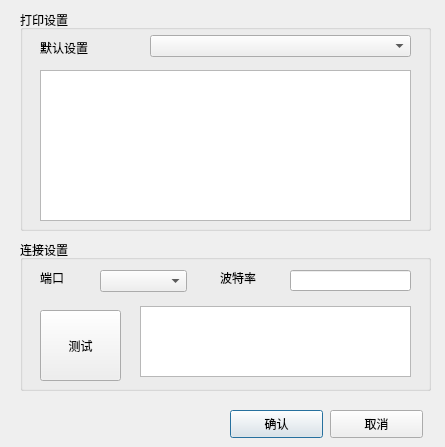
<?xml version="1.0" encoding="UTF-8"?>
<ui version="4.0">
 <class>PrinterSettingDialog</class>
 <widget class="QDialog" name="PrinterSettingDialog">
  <property name="geometry">
   <rect>
    <x>0</x>
    <y>0</y>
    <width>445</width>
    <height>447</height>
   </rect>
  </property>
  <property name="windowTitle">
   <string>da</string>
  </property>
  <widget class="QPushButton" name="pb_OK">
   <property name="geometry">
    <rect>
     <x>230</x>
     <y>410</y>
     <width>93</width>
     <height>28</height>
    </rect>
   </property>
   <property name="text">
    <string>确认</string>
   </property>
  </widget>
  <widget class="QPushButton" name="pb_Cancel">
   <property name="geometry">
    <rect>
     <x>330</x>
     <y>410</y>
     <width>93</width>
     <height>28</height>
    </rect>
   </property>
   <property name="text">
    <string>取消</string>
   </property>
  </widget>
  <widget class="QGroupBox" name="groupBox">
   <property name="geometry">
    <rect>
     <x>20</x>
     <y>10</y>
     <width>411</width>
     <height>221</height>
    </rect>
   </property>
   <property name="title">
    <string>打印设置</string>
   </property>
   <widget class="QComboBox" name="comb_printer_type">
    <property name="geometry">
     <rect>
      <x>130</x>
      <y>25</y>
      <width>261</width>
      <height>22</height>
     </rect>
    </property>
   </widget>
   <widget class="QLabel" name="label_3">
    <property name="geometry">
     <rect>
      <x>20</x>
      <y>30</y>
      <width>72</width>
      <height>15</height>
     </rect>
    </property>
    <property name="text">
     <string>默认设置</string>
    </property>
   </widget>
   <widget class="QTableView" name="tableViewPrinter">
    <property name="geometry">
     <rect>
      <x>20</x>
      <y>60</y>
      <width>371</width>
      <height>151</height>
     </rect>
    </property>
   </widget>
  </widget>
  <widget class="QGroupBox" name="groupBox_2">
   <property name="geometry">
    <rect>
     <x>20</x>
     <y>240</y>
     <width>411</width>
     <height>151</height>
    </rect>
   </property>
   <property name="title">
    <string>连接设置</string>
   </property>
   <widget class="QLabel" name="label">
    <property name="geometry">
     <rect>
      <x>20</x>
      <y>30</y>
      <width>41</width>
      <height>16</height>
     </rect>
    </property>
    <property name="text">
     <string>端口</string>
    </property>
   </widget>
   <widget class="QLabel" name="label_2">
    <property name="geometry">
     <rect>
      <x>200</x>
      <y>30</y>
      <width>61</width>
      <height>16</height>
     </rect>
    </property>
    <property name="text">
     <string>波特率</string>
    </property>
   </widget>
   <widget class="QLineEdit" name="lineEdit_band">
    <property name="geometry">
     <rect>
      <x>270</x>
      <y>30</y>
      <width>121</width>
      <height>21</height>
     </rect>
    </property>
   </widget>
   <widget class="QComboBox" name="comb_port">
    <property name="geometry">
     <rect>
      <x>80</x>
      <y>30</y>
      <width>87</width>
      <height>22</height>
     </rect>
    </property>
   </widget>
   <widget class="QPushButton" name="pb_connect_test">
    <property name="geometry">
     <rect>
      <x>20</x>
      <y>70</y>
      <width>81</width>
      <height>71</height>
     </rect>
    </property>
    <property name="text">
     <string>测试</string>
    </property>
   </widget>
   <widget class="QPlainTextEdit" name="planText_message">
    <property name="geometry">
     <rect>
      <x>120</x>
      <y>66</y>
      <width>271</width>
      <height>71</height>
     </rect>
    </property>
   </widget>
  </widget>
 </widget>
 <resources/>
 <connections/>
</ui>
